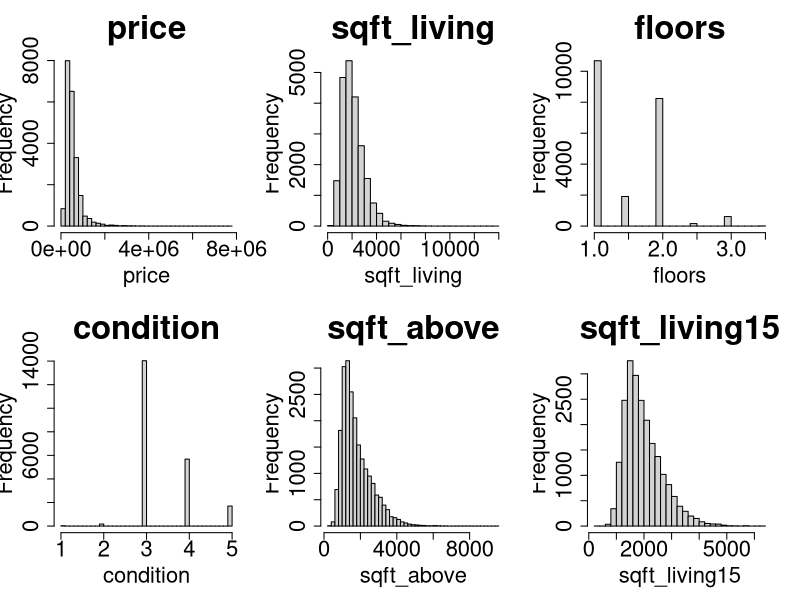
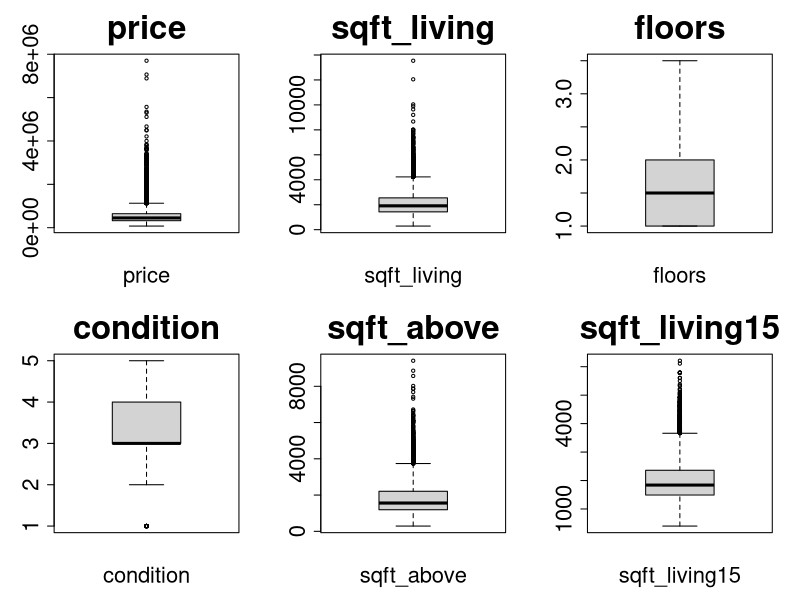
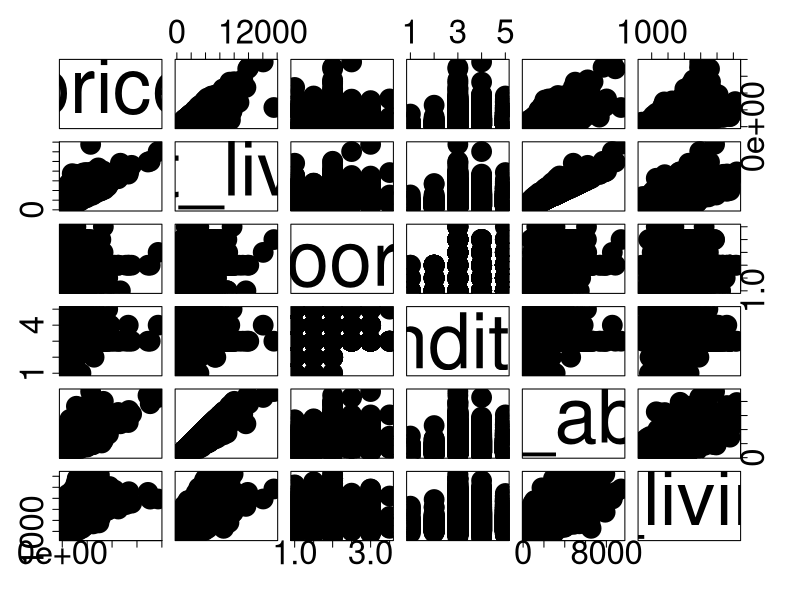

R code for these plots, in order:
# Load data from csv file
raw_data <- read.csv("house_price.csv")
data <- raw_data[,c('price', 'sqft_living', 'floors',
                    'condition','sqft_above', 'sqft_living15')]

# Get correlation between each feature
corr_df <- as.data.frame(cor(data, use='complete.obs'))
col_list <- list()
for(col in colnames(corr_df)){
  col_list <- append(col_list,paste("corr_", col))
}
colnames(corr_df) <- col_list

# Calculate mean and variance of each feature
mv_df <- data.frame(feature=character(),
                    mean=double(),
                    variance=double())
for (col in colnames(data)){
  mv_df[nrow(mv_df) + 1,] <- c(col, mean(data[,col], na.rm=TRUE),
                               var(data[,col], na.rm=TRUE))
}
rownames(mv_df) <- mv_df$feature
mv_df <- mv_df[,c('mean', 'variance')]

# Merge 2 df above into 1
stat_df <- merge(corr_df, mv_df, by=0, all.x=TRUE)
rownames(stat_df) <- stat_df$Row.names
write.csv(stat_df, "stat_analyze.csv", row.names=TRUE)
## Graphing
# Histogram
png("hist_plot.png", width = 1300, height = 1000)
par(mfrow=c(2,3))

for (col in colnames(data)) {
  hist(data[,col], labels=data[,col], xlab = col, main=col, breaks=35,
       cex.lab=2, cex.axis=2, cex.main=3, cex.sub=2)
}
dev.off()

# Boxplot
png("box_plot.png", width = 1300, height = 1000)
par(mfrow=c(2,3))

for (col in colnames(data)) {
  boxplot(data[,col], labels=data[,col], xlab = col, main=col, breaks=35, 
          cex.lab=2, cex.axis=2, cex.main=3, cex.sub=2)
}
dev.off()

# Pairs plot
png("pairs_plot.png", width = 4000, height = 4000)

pairs(data, cex.labels=7, pch=19, cex = 4, cex.axis = 3)
dev.off()


## Linear Regression
# Using price as a target feature, we will remove all data points where price value is NaN
data <- na.omit(data)

## Uncomment these 2 lines to install required packages for 
## train-test split function and linear regression model
#install.packages("tidyverse")
#install.packages("caret")

library(tidyverse)
library(caret)

set.seed(1)

random_sample <- createDataPartition(data$price, p=0.8, list=FALSE)
train_data <- data[random_sample,]
test_data <- data[-random_sample,]
# Building a linear regression model


linreg <- lm(price ~., data = train_data)
predictions <- predict(linreg, test_data)
error_df <- data.frame( R2 = R2(predictions, test_data$price),
            RMSE = RMSE(predictions, test_data$price),
            MAE = MAE(predictions, test_data$price))
coef_list <- data.frame(linreg$coefficients)
write.csv(coef_list, "linreg_coef.csv", row.names=TRUE)
write.csv(error_df, "linreg_error.csv", row.names=TRUE)
